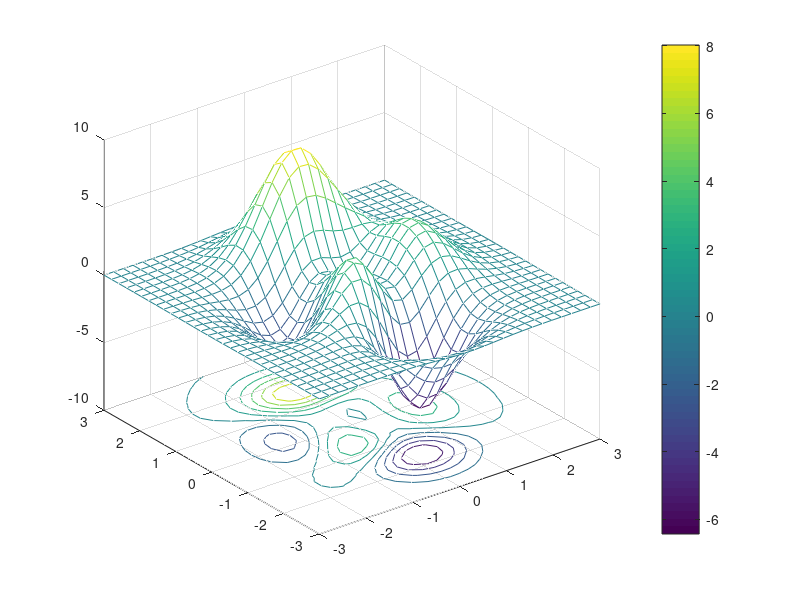

This figure's MATLAB source:
clear all
clc

fun_a = @(x, y) (1 - x) .^ 2 .* exp(-x.^ 2 - (y + 1).^2);
fun_b = @(x, y) (x./5 - x.^3 - y.^5) .* exp(-x.^2 - y.^2);
fun_c = @(x, y) exp(-(x+1).^ 2- y.^2);

fun = @(a, b) 3*fun_a(a, b) - 10*fun_b(a, b) - fun_c(a, b)/3;

xs = linspace(-3, 3, 30);
ys = linspace(-3, 3, 30);

[xx, yy] = meshgrid(xs, ys);
zz = fun(xx, yy);

meshc(xx, yy, zz)

colormap('default')
colorbar
